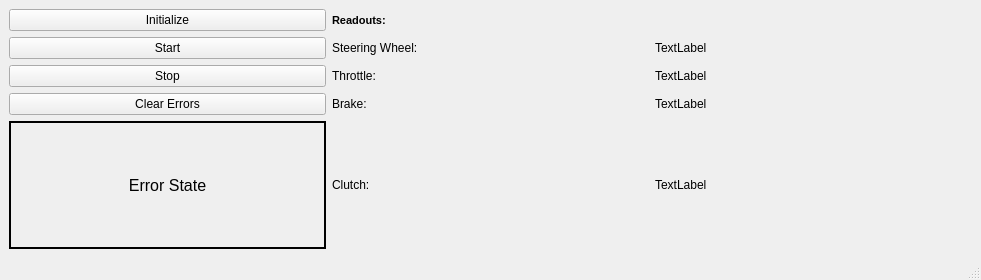
<?xml version="1.0" encoding="UTF-8"?>
<ui version="4.0">
 <class>SteeringComm</class>
 <widget class="QMainWindow" name="SteeringComm">
  <property name="geometry">
   <rect>
    <x>0</x>
    <y>0</y>
    <width>981</width>
    <height>280</height>
   </rect>
  </property>
  <property name="windowTitle">
   <string>Steering Communication Widget</string>
  </property>
  <widget class="QWidget" name="centralwidget">
   <layout class="QGridLayout" name="gridLayout">
    <item row="0" column="0">
     <layout class="QGridLayout" name="gridLayout_2">
      <item row="0" column="1">
       <widget class="QLabel" name="lblReadouts">
        <property name="font">
         <font>
          <pointsize>8</pointsize>
          <weight>75</weight>
          <bold>true</bold>
         </font>
        </property>
        <property name="text">
         <string>Readouts:</string>
        </property>
       </widget>
      </item>
      <item row="1" column="0">
       <widget class="QPushButton" name="btnStart">
        <property name="text">
         <string>Start</string>
        </property>
       </widget>
      </item>
      <item row="1" column="1">
       <widget class="QLabel" name="lblSteer">
        <property name="text">
         <string>Steering Wheel:</string>
        </property>
       </widget>
      </item>
      <item row="2" column="0">
       <widget class="QPushButton" name="btnStop">
        <property name="text">
         <string>Stop</string>
        </property>
       </widget>
      </item>
      <item row="2" column="1">
       <widget class="QLabel" name="lblThrottle">
        <property name="text">
         <string>Throttle:</string>
        </property>
       </widget>
      </item>
      <item row="0" column="0">
       <widget class="QPushButton" name="btnInitialize">
        <property name="text">
         <string>Initialize</string>
        </property>
       </widget>
      </item>
      <item row="3" column="0">
       <widget class="QPushButton" name="btnClear">
        <property name="text">
         <string>Clear Errors</string>
        </property>
       </widget>
      </item>
      <item row="3" column="1">
       <widget class="QLabel" name="lblBrake">
        <property name="text">
         <string>Brake:</string>
        </property>
       </widget>
      </item>
      <item row="4" column="1">
       <widget class="QLabel" name="lblClutch">
        <property name="text">
         <string>Clutch:</string>
        </property>
       </widget>
      </item>
      <item row="2" column="2">
       <widget class="QLabel" name="lblThrottleVal">
        <property name="text">
         <string>TextLabel</string>
        </property>
       </widget>
      </item>
      <item row="3" column="2">
       <widget class="QLabel" name="lblBrakeVal">
        <property name="text">
         <string>TextLabel</string>
        </property>
       </widget>
      </item>
      <item row="1" column="2">
       <widget class="QLabel" name="lblSteerVal">
        <property name="text">
         <string>TextLabel</string>
        </property>
       </widget>
      </item>
      <item row="4" column="2">
       <widget class="QLabel" name="lblClutchVal">
        <property name="text">
         <string>TextLabel</string>
        </property>
       </widget>
      </item>
      <item row="4" column="0">
       <widget class="QLabel" name="lblState">
        <property name="font">
         <font>
          <pointsize>12</pointsize>
         </font>
        </property>
        <property name="frameShape">
         <enum>QFrame::Box</enum>
        </property>
        <property name="frameShadow">
         <enum>QFrame::Plain</enum>
        </property>
        <property name="lineWidth">
         <number>2</number>
        </property>
        <property name="text">
         <string>Error State</string>
        </property>
        <property name="alignment">
         <set>Qt::AlignCenter</set>
        </property>
       </widget>
      </item>
     </layout>
    </item>
   </layout>
  </widget>
  <widget class="QMenuBar" name="menubar">
   <property name="geometry">
    <rect>
     <x>0</x>
     <y>0</y>
     <width>981</width>
     <height>26</height>
    </rect>
   </property>
  </widget>
  <widget class="QStatusBar" name="statusbar"/>
 </widget>
 <resources/>
 <connections/>
</ui>
